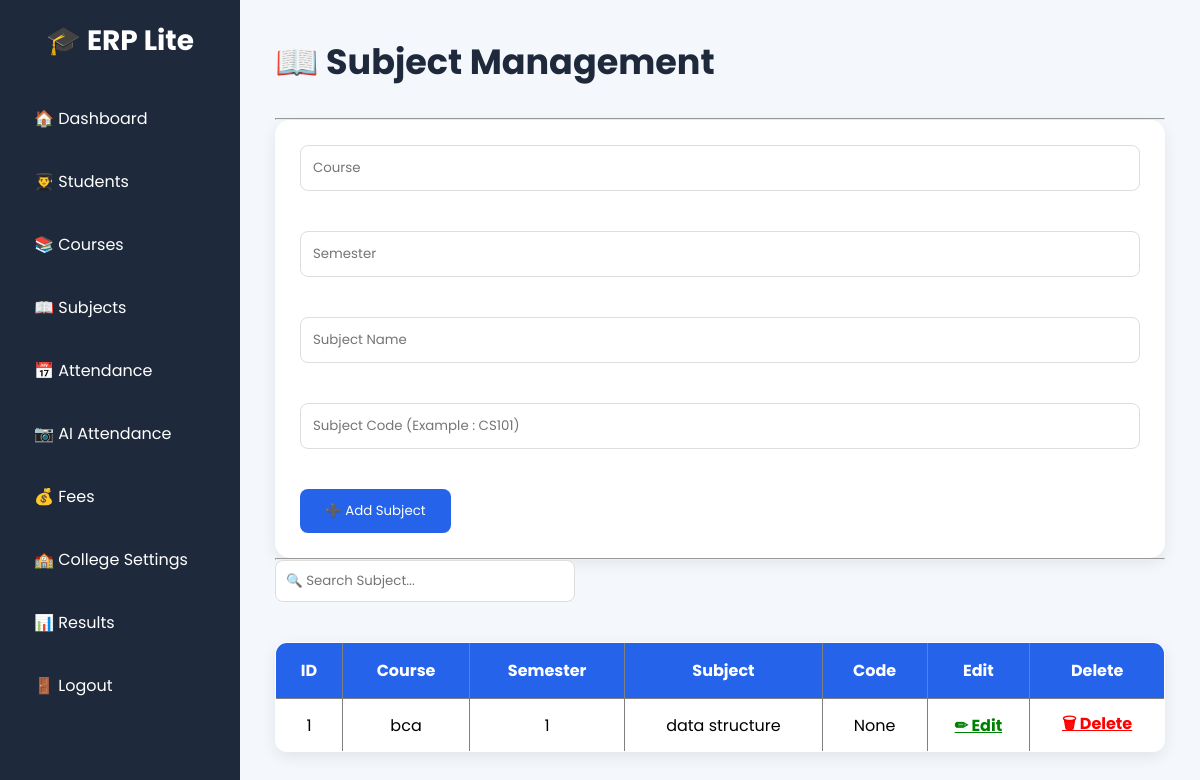
Screenshot of /subjects (signed in) with the database file from the repository.
### tables this page shows
CREATE TABLE subjects(

    id INTEGER PRIMARY KEY AUTOINCREMENT,

    subject_name TEXT,

    subject_code TEXT,

    course TEXT,

    semester TEXT

);

### app.py (the view, shortened to what this page needs)
@app.route("/subjects", methods=["GET", "POST"])
def subjects():
    if "user" not in session:
        return redirect(url_for("home"))
    connection = sqlite3.connect("college.db")
    cursor = connection.cursor()
    cursor.execute(
        """
        SELECT *
        FROM subjects
        ORDER BY course, semester, subject_name
        """
    )
    subjects = cursor.fetchall()
    connection.close()
    return render_template(
        "subjects.html",
        subjects=subjects
    )

### templates/subjects.html (shortened to what this page needs)
<!DOCTYPE html>
<html lang="en">
<head>
    <link rel="stylesheet" href="{{ url_for('static', filename='style.css') }}">
</head>
<body>
    <div class="container">
        <div class="sidebar">
            <h2>🎓 ERP Lite</h2>
            <a href="/dashboard">🏠 Dashboard</a>
            <a href="/students">👨‍🎓 Students</a>
            <a href="/courses">📚 Courses</a>
            <a href="/subjects">📖 Subjects</a>
            <a href="/attendance">📅 Attendance</a>
            <a href="/camera">📷 AI Attendance</a>
            <a href="/fees">💰 Fees</a>
            <a href="/college-settings">🏫 College Settings</a>
            <a href="/results">📊 Results</a>
            <a href="/logout">🚪 Logout</a>
        </div>
        <div class="content">
            <h1>📖 Subject Management</h1>
            <hr>
            <form method="POST">
                <input type="text" name="course" placeholder="Course" required>
                <br><br>
                <input type="text" name="semester" placeholder="Semester" required>
                <br><br>
                <input type="text" name="subject_name" placeholder="Subject Name" required>
                <br><br>
                <input type="text" name="subject_code" placeholder="Subject Code (Example : CS101)" required>
                <br><br>
                <button type="submit">
                    ➕ Add Subject
                </button>
            </form>
            <hr>
            <input type="text" id="search" placeholder="🔍 Search Subject..." style="width:300px;padding:10px;"
                onkeyup="searchSubject()">
            <br><br>
            <table border="1" width="100%" cellpadding="10" id="subjectTable">
                <tr>
                    <th>ID</th>
                    <th>Course</th>
                    <th>Semester</th>
                    <th>Subject</th>
                    <th>Code</th>
                    <th>Edit</th>
                    <th>Delete</th>
                </tr>
                {% for s in subjects %}
                <tr>
                    <td>{{ s[0] }}</td>
                    <td>{{ s[3] }}</td>
                    <td>{{ s[4] }}</td>
                    <td>{{ s[1] }}</td>
                    <td>{{ s[2] }}</td>
                    <td>
                        <a href="/edit-subject/{{ s[0] }}">
                            ✏ Edit
                        </a>
                    </td>
                    <td>
                        <a href="/delete-subject/{{ s[0] }}" onclick="return confirm('Delete this subject?')">
                            🗑 Delete
                        </a>
                    </td>
                </tr>
                {% endfor %}
            </table>
        </div>
    </div>
</body>
</html>

### static/style.css (style rules this page uses)
* { margin: 0; padding: 0; box-sizing: border-box; font-family: 'Poppins', sans-serif; }
body { background: #f4f7fc; }
.container { display: flex; }
.sidebar { width: 240px; height: 100vh; background: #1e293b; position: fixed; left: 0; top: 0; overflow: auto; padding: 20px; }
.sidebar h2 { color: white; text-align: center; margin-bottom: 30px; font-size: 28px; }
.sidebar a { display: block; color: white; text-decoration: none; padding: 14px; margin-bottom: 10px; border-radius: 10px; transition: .3s; font-size: 16px; }
.content { margin-left: 240px; width: 100%; padding: 35px; }
.content h1 { color: #1e293b; margin-bottom: 30px; font-size: 35px; }
table { width: 100%; background: white; border-radius: 12px; overflow: hidden; border-collapse: collapse; box-shadow: 0 5px 15px rgba(0, 0, 0, .08); }
table th { background: #2563eb; color: white; padding: 15px; }
table td { padding: 12px; border-bottom: 1px solid #eee; text-align: center; }
form { background: white; padding: 25px; border-radius: 15px; box-shadow: 0 5px 15px rgba(0, 0, 0, .08); }
input, select { width: 100%; padding: 12px; margin-bottom: 15px; border: 1px solid #ddd; border-radius: 8px; outline: none; }
button { background: #2563eb; color: white; border: none; padding: 12px 25px; border-radius: 8px; cursor: pointer; transition: .3s; }
a[href*="delete"] { color: red; font-weight: bold; }
a[href*="edit"] { color: green; font-weight: bold; }

### rows the page displays
subjects: id "1", course "bca", semester "1", subject_name "data structure", s "None"
